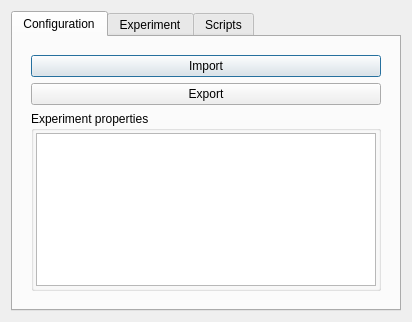
<?xml version="1.0" encoding="UTF-8"?>
<ui version="4.0">
 <class>Dialog</class>
 <widget class="QDialog" name="Dialog">
  <property name="geometry">
   <rect>
    <x>0</x>
    <y>0</y>
    <width>412</width>
    <height>318</height>
   </rect>
  </property>
  <property name="windowTitle">
   <string>Dialog</string>
  </property>
  <layout class="QHBoxLayout" name="horizontalLayout">
   <item>
    <widget class="QTabWidget" name="tabWidget">
     <property name="tabPosition">
      <enum>QTabWidget::North</enum>
     </property>
     <property name="currentIndex">
      <number>0</number>
     </property>
     <widget class="QWidget" name="tab">
      <attribute name="title">
       <string>Configuration</string>
      </attribute>
      <layout class="QVBoxLayout" name="verticalLayout">
       <item>
        <widget class="QFrame" name="frame">
         <property name="frameShape">
          <enum>QFrame::NoFrame</enum>
         </property>
         <property name="frameShadow">
          <enum>QFrame::Raised</enum>
         </property>
         <property name="lineWidth">
          <number>0</number>
         </property>
         <layout class="QVBoxLayout" name="verticalLayout_2">
          <item>
           <widget class="QPushButton" name="pushButton">
            <property name="text">
             <string>Import</string>
            </property>
           </widget>
          </item>
          <item>
           <widget class="QPushButton" name="pushButton_2">
            <property name="text">
             <string>Export</string>
            </property>
           </widget>
          </item>
          <item>
           <widget class="QGroupBox" name="groupBox">
            <property name="title">
             <string>Experiment properties</string>
            </property>
            <layout class="QHBoxLayout" name="horizontalLayout_3">
             <property name="leftMargin">
              <number>2</number>
             </property>
             <property name="topMargin">
              <number>2</number>
             </property>
             <property name="rightMargin">
              <number>2</number>
             </property>
             <property name="bottomMargin">
              <number>2</number>
             </property>
             <item>
              <widget class="QListView" name="listView"/>
             </item>
            </layout>
           </widget>
          </item>
         </layout>
        </widget>
       </item>
      </layout>
     </widget>
     <widget class="QWidget" name="tab_2">
      <attribute name="title">
       <string>Experiment</string>
      </attribute>
      <layout class="QVBoxLayout" name="verticalLayout_3">
       <item>
        <widget class="QFrame" name="frame_2">
         <property name="frameShape">
          <enum>QFrame::NoFrame</enum>
         </property>
         <property name="frameShadow">
          <enum>QFrame::Raised</enum>
         </property>
         <layout class="QHBoxLayout" name="horizontalLayout_4">
          <item>
           <widget class="QFrame" name="frame_5">
            <property name="frameShape">
             <enum>QFrame::StyledPanel</enum>
            </property>
            <property name="frameShadow">
             <enum>QFrame::Raised</enum>
            </property>
            <layout class="QVBoxLayout" name="verticalLayout_6" stretch="0,3,0">
             <property name="leftMargin">
              <number>3</number>
             </property>
             <property name="topMargin">
              <number>3</number>
             </property>
             <property name="rightMargin">
              <number>3</number>
             </property>
             <property name="bottomMargin">
              <number>3</number>
             </property>
             <item>
              <widget class="QLabel" name="label">
               <property name="enabled">
                <bool>true</bool>
               </property>
               <property name="sizePolicy">
                <sizepolicy hsizetype="Minimum" vsizetype="Minimum">
                 <horstretch>0</horstretch>
                 <verstretch>0</verstretch>
                </sizepolicy>
               </property>
               <property name="whatsThis">
                <string>Current population</string>
               </property>
               <property name="autoFillBackground">
                <bool>true</bool>
               </property>
               <property name="frameShape">
                <enum>QFrame::Panel</enum>
               </property>
               <property name="frameShadow">
                <enum>QFrame::Sunken</enum>
               </property>
               <property name="lineWidth">
                <number>2</number>
               </property>
               <property name="text">
                <string>&lt;b&gt;1/10&lt;/b&gt;</string>
               </property>
               <property name="textFormat">
                <enum>Qt::RichText</enum>
               </property>
               <property name="scaledContents">
                <bool>false</bool>
               </property>
               <property name="alignment">
                <set>Qt::AlignCenter</set>
               </property>
              </widget>
             </item>
             <item>
              <widget class="QFrame" name="frame_6">
               <property name="frameShape">
                <enum>QFrame::StyledPanel</enum>
               </property>
               <property name="frameShadow">
                <enum>QFrame::Raised</enum>
               </property>
               <layout class="QHBoxLayout" name="horizontalLayout_5">
                <property name="spacing">
                 <number>2</number>
                </property>
                <property name="leftMargin">
                 <number>2</number>
                </property>
                <property name="topMargin">
                 <number>2</number>
                </property>
                <property name="rightMargin">
                 <number>2</number>
                </property>
                <property name="bottomMargin">
                 <number>2</number>
                </property>
                <item>
                 <widget class="QPushButton" name="pushButton_3">
                  <property name="font">
                   <font>
                    <pointsize>6</pointsize>
                   </font>
                  </property>
                  <property name="text">
                   <string>&lt;&lt;</string>
                  </property>
                  <property name="iconSize">
                   <size>
                    <width>8</width>
                    <height>8</height>
                   </size>
                  </property>
                 </widget>
                </item>
                <item>
                 <widget class="QPushButton" name="pushButton_4">
                  <property name="font">
                   <font>
                    <pointsize>6</pointsize>
                   </font>
                  </property>
                  <property name="text">
                   <string>&gt;&gt;</string>
                  </property>
                  <property name="iconSize">
                   <size>
                    <width>8</width>
                    <height>8</height>
                   </size>
                  </property>
                  <property name="autoDefault">
                   <bool>true</bool>
                  </property>
                 </widget>
                </item>
               </layout>
              </widget>
             </item>
             <item>
              <spacer name="verticalSpacer">
               <property name="orientation">
                <enum>Qt::Vertical</enum>
               </property>
               <property name="sizeType">
                <enum>QSizePolicy::Maximum</enum>
               </property>
               <property name="sizeHint" stdset="0">
                <size>
                 <width>20</width>
                 <height>100</height>
                </size>
               </property>
              </spacer>
             </item>
            </layout>
           </widget>
          </item>
          <item>
           <widget class="QTextEdit" name="textEdit_2">
            <property name="html">
             <string>&lt;!DOCTYPE HTML PUBLIC &quot;-//W3C//DTD HTML 4.0//EN&quot; &quot;http://www.w3.org/TR/REC-html40/strict.dtd&quot;&gt;
&lt;html&gt;&lt;head&gt;&lt;meta name=&quot;qrichtext&quot; content=&quot;1&quot; /&gt;&lt;style type=&quot;text/css&quot;&gt;
p, li { white-space: pre-wrap; }
&lt;/style&gt;&lt;/head&gt;&lt;body style=&quot; font-family:'Sans Serif'; font-size:9pt; font-weight:400; font-style:normal;&quot;&gt;
&lt;p style=&quot; margin-top:0px; margin-bottom:0px; margin-left:0px; margin-right:0px; -qt-block-indent:0; text-indent:0px;&quot;&gt;&lt;span style=&quot; font-family:'Noto Sans'; font-size:10pt;&quot;&gt;Aca va un gráfico&lt;/span&gt;&lt;/p&gt;
&lt;p style=&quot;-qt-paragraph-type:empty; margin-top:0px; margin-bottom:0px; margin-left:0px; margin-right:0px; -qt-block-indent:0; text-indent:0px; font-family:'Noto Sans'; font-size:10pt;&quot;&gt;&lt;br /&gt;&lt;/p&gt;&lt;/body&gt;&lt;/html&gt;</string>
            </property>
           </widget>
          </item>
          <item alignment="Qt::AlignTop">
           <widget class="QFrame" name="frame_4">
            <property name="frameShape">
             <enum>QFrame::StyledPanel</enum>
            </property>
            <property name="frameShadow">
             <enum>QFrame::Raised</enum>
            </property>
            <layout class="QVBoxLayout" name="verticalLayout_4">
             <item>
              <widget class="QCheckBox" name="checkBox">
               <property name="text">
                <string>Log</string>
               </property>
              </widget>
             </item>
             <item>
              <widget class="QCheckBox" name="checkBox_2">
               <property name="text">
                <string>Show all</string>
               </property>
              </widget>
             </item>
             <item>
              <widget class="QCheckBox" name="checkBox_3">
               <property name="text">
                <string>3D</string>
               </property>
              </widget>
             </item>
            </layout>
           </widget>
          </item>
         </layout>
        </widget>
       </item>
       <item>
        <widget class="QFrame" name="frame_3">
         <property name="frameShape">
          <enum>QFrame::NoFrame</enum>
         </property>
         <property name="frameShadow">
          <enum>QFrame::Raised</enum>
         </property>
         <layout class="QVBoxLayout" name="verticalLayout_5">
          <item>
           <widget class="QTableWidget" name="tableWidget">
            <attribute name="horizontalHeaderVisible">
             <bool>false</bool>
            </attribute>
            <attribute name="horizontalHeaderCascadingSectionResizes">
             <bool>true</bool>
            </attribute>
            <attribute name="verticalHeaderVisible">
             <bool>false</bool>
            </attribute>
            <attribute name="verticalHeaderShowSortIndicator" stdset="0">
             <bool>false</bool>
            </attribute>
            <row>
             <property name="text">
              <string/>
             </property>
            </row>
            <row>
             <property name="text">
              <string/>
             </property>
            </row>
            <column>
             <property name="text">
              <string>#</string>
             </property>
            </column>
            <column>
             <property name="text">
              <string>expression</string>
             </property>
            </column>
            <column>
             <property name="text">
              <string>J</string>
             </property>
            </column>
            <item row="0" column="0">
             <property name="text">
              <string>1</string>
             </property>
            </item>
            <item row="0" column="1">
             <property name="text">
              <string>S0**2*exp(S1)</string>
             </property>
            </item>
            <item row="0" column="2">
             <property name="text">
              <string>10e37</string>
             </property>
            </item>
            <item row="1" column="0">
             <property name="text">
              <string>2</string>
             </property>
            </item>
            <item row="1" column="1">
             <property name="text">
              <string>S0*exp(-S1)</string>
             </property>
            </item>
            <item row="1" column="2">
             <property name="text">
              <string>1e-144</string>
             </property>
            </item>
           </widget>
          </item>
         </layout>
        </widget>
       </item>
       <item>
        <widget class="QFrame" name="frame_7">
         <property name="frameShape">
          <enum>QFrame::StyledPanel</enum>
         </property>
         <property name="frameShadow">
          <enum>QFrame::Raised</enum>
         </property>
         <layout class="QHBoxLayout" name="horizontalLayout_6">
          <item>
           <widget class="QPushButton" name="pushButton_5">
            <property name="text">
             <string>Create</string>
            </property>
           </widget>
          </item>
          <item>
           <widget class="QPushButton" name="pushButton_6">
            <property name="text">
             <string>Cut</string>
            </property>
           </widget>
          </item>
          <item>
           <widget class="QPushButton" name="pushButton_7">
            <property name="text">
             <string>Import</string>
            </property>
           </widget>
          </item>
         </layout>
        </widget>
       </item>
      </layout>
     </widget>
     <widget class="QWidget" name="tab_3">
      <attribute name="title">
       <string>Scripts</string>
      </attribute>
      <layout class="QHBoxLayout" name="horizontalLayout_2">
       <item>
        <widget class="QTextEdit" name="textEdit">
         <property name="html">
          <string>&lt;!DOCTYPE HTML PUBLIC &quot;-//W3C//DTD HTML 4.0//EN&quot; &quot;http://www.w3.org/TR/REC-html40/strict.dtd&quot;&gt;
&lt;html&gt;&lt;head&gt;&lt;meta name=&quot;qrichtext&quot; content=&quot;1&quot; /&gt;&lt;style type=&quot;text/css&quot;&gt;
p, li { white-space: pre-wrap; }
&lt;/style&gt;&lt;/head&gt;&lt;body style=&quot; font-family:'Sans Serif'; font-size:9pt; font-weight:400; font-style:normal;&quot;&gt;
&lt;p style=&quot; margin-top:0px; margin-bottom:0px; margin-left:0px; margin-right:0px; -qt-block-indent:0; text-indent:0px;&quot;&gt;&lt;span style=&quot; font-family:'Noto Sans'; font-size:12pt;&quot;&gt;ABM de scripts de evaluación y pre-evaluación.&lt;br /&gt;&lt;br /&gt;Se tiene que poder seleccionar cual es el script actual a utilizar.&lt;br /&gt;&lt;br /&gt;Debe permitir editar el archivo seleccionado utilizando el editor de la app.&lt;/span&gt;&lt;/p&gt;&lt;/body&gt;&lt;/html&gt;</string>
         </property>
        </widget>
       </item>
      </layout>
     </widget>
    </widget>
   </item>
  </layout>
 </widget>
 <resources/>
 <connections/>
</ui>
